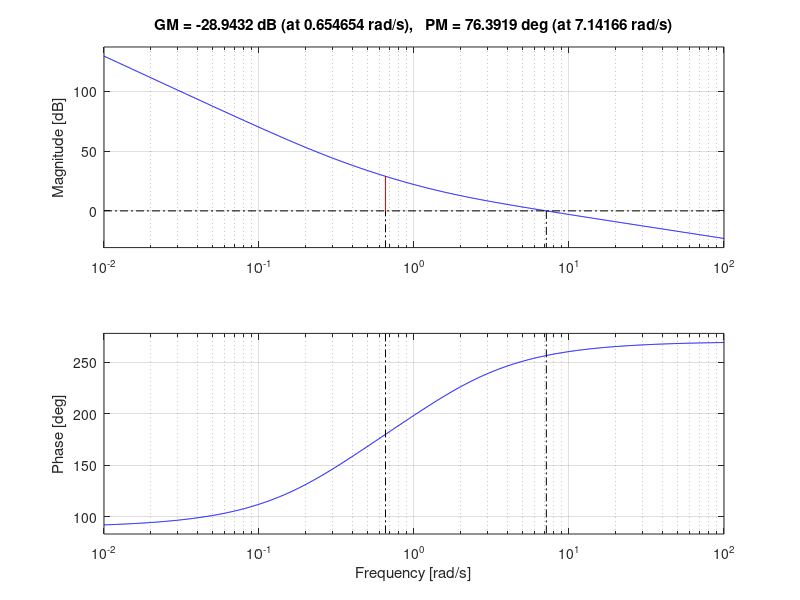
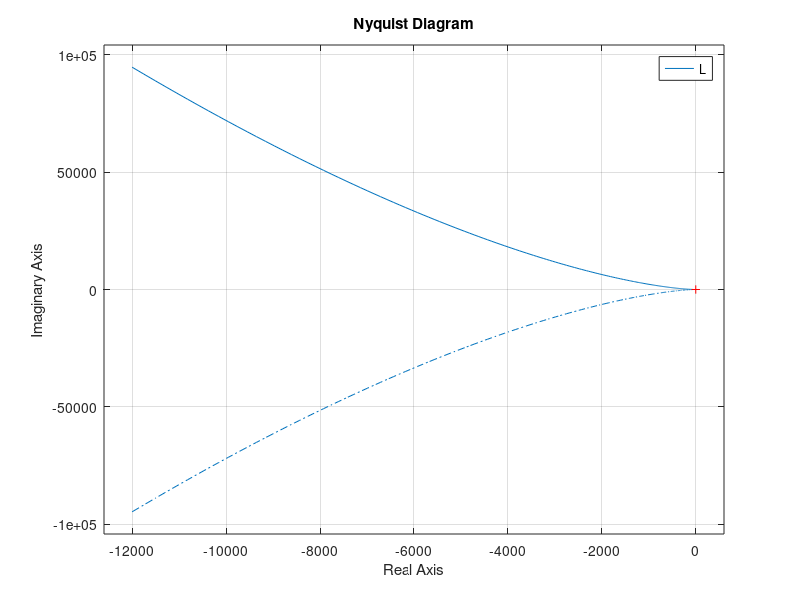

The MATLAB source for these figures, in order: (Note: this script raises an error after producing the figures.)

s = tf('s');

%%

% Z SYSTEM
wn = 0.4;
dr = 1.1;

kp = 12;
kd = 7;
ki = 3;

C = kp + ki / s + kd * s;
P = 1 / s^2;
L = C * P;
T = wn^2 / (s^2 + 2 * dr * wn * s + wn^2);
F = (1 + L) * T / L;

figure(1); margin(L)
figure(2); nyquist(L)
bandwidth(F * L / (1 + L))
stepinfo(z_sys);

% sys = ss(L)
z_sys = ss(F * L / (1 + L));
stepinfo(z_sys)

%%

% X SYSTEM
wn = 0.8;
dr = 1.05;

kp = 18;
kd = 9;
ki = 2.5;

% wn = 0.6;
% dr = 1.1;

% kp = 12;
% kd = 7;
% ki = 3;

C = kp + ki / s + kd * s;
P = 1 / s^2;
L = C * P;
T = wn^2 / (s^2 + 2 * dr * wn * s + wn^2);
F = (1 + L) * T / L;

figure(1); margin(L)
figure(2); nyquist(L)
bandwidth(F * L / (1 + L))
x_sys = ss(F * L / (1 + L));
stepinfo(x_sys)

%%

pq = 18;
pw = 24;

C = pq + pw * s;
P = 1 / s^2;
L = C * P;
figure(1); margin(L)
figure(2); nyquist(L)
bandwidth(L / (1 + L))
p_sys = ss(L / (1 + L));
stepinfo(p_sys);
